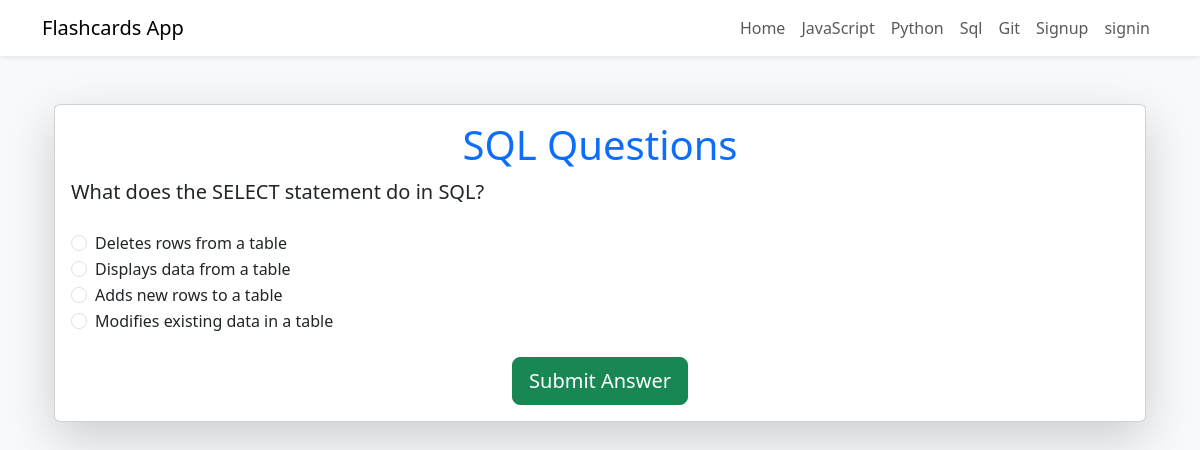
/sql/, run on the app's committed database.
### game/models.py (models this page shows, shortened)
class Project(models.Model):
    CATEGORY_CHOICES = [
        ('Flashcard', 'Flashcard'),
        ('JavaScript', 'JavaScript'),
        ('Python', 'Python'),
        ('SQL', 'SQL'),
        ('Git', 'Git'),
        ('Randon', 'Randon'),
    ]
    user = models.ForeignKey(User, on_delete=models.CASCADE)  # Relación con el modelo User
    question = models.TextField(null=False)
    choice_1 = models.TextField(blank=True, null=True)
    choice_2 = models.TextField(blank=True, null=True)
    choice_3 = models.TextField(blank=True, null=True)
    choice_4 = models.TextField(blank=True, null=True)
    correct_answer = models.TextField()
    category = models.CharField(
        max_length=50,
        choices=CATEGORY_CHOICES,
        default='JavaScript',
        help_text="Select the category for this question."
    )

### game/views.py (the view, shortened to what this page needs)
# urls.py: path('sql/', views.sql_questions, name='sql_questions'),  # 'sql/'
def sql_questions(request):
    sql_projects = Project.objects.filter(category='SQL').order_by('id')
    selected_answer = None
    is_correct = None
    error_message = None  # Variable para el mensaje de error
    current_question_index = int(request.POST.get('current_question_index', 0))
    total_selected_answers = request.session.get('total_selected_sql_answers', 0)
    if current_question_index >= len(sql_projects):
        return render(request, 'result.html', {
            'score': request.session.get('sql_score', 0),
            'incorrect_answers': request.session.get('sql_incorrect_answers', []),
            'total_selected_sql_answers': total_selected_answers  # Pasar el total de respuestas seleccionadas
        })
    current_project = sql_projects[current_question_index]
    return render(request, 'sql_questions.html', {
        'project': current_project,
        'selected_answer': selected_answer,
        'is_correct': is_correct,
        'current_question_index': current_question_index,
        'error_message': error_message,
        'total_selected_sql_answers': total_selected_answers,  # Pasar el total de respuestas seleccionadas
    })

### game/templates/sql_questions.html (shortened to what this page needs)
{% extends "base.html" %}
{% block content %}
<div class="container mt-5">
    <div class="card shadow-lg">
        <div class="card-body">
            <h1 class="text-center text-primary">SQL Questions</h1>
            <p class="fs-5">{{ project.question }}</p>
            <form method="POST" class="mt-4">
                <div class="form-check">
                    <input
                        class="form-check-input"
                        type="radio"
                        name="answer_{{ project.id }}"
                        id="choice1"
                        value="{{ project.choice_1 }}"
                    />
                    <label class="form-check-label" for="choice1">
                        {{ project.choice_1 }}
                    </label>
                </div>
                <div class="form-check">
                    <input
                        class="form-check-input"
                        type="radio"
                        name="answer_{{ project.id }}"
                        id="choice2"
                        value="{{ project.choice_2 }}"
                    />
                    <label class="form-check-label" for="choice2">
                        {{ project.choice_2 }}
                    </label>
                </div>
                <div class="form-check">
                    <input
                        class="form-check-input"
                        type="radio"
                        name="answer_{{ project.id }}"
                        id="choice3"
                        value="{{ project.choice_3 }}"
                    />
                    <label class="form-check-label" for="choice3">
                        {{ project.choice_3 }}
                    </label>
                </div>
                <div class="form-check">
                    <input
                        class="form-check-input"
                        type="radio"
                        name="answer_{{ project.id }}"
                        id="choice4"
                        value="{{ project.choice_4 }}"
                    />
                    <label class="form-check-label" for="choice4">
                        {{ project.choice_4 }}
                    </label>
                </div>
                <div class="text-center mt-4">
                    <button type="submit" class="btn btn-success btn-lg">
                        Submit Answer
                    </button>
                </div>
            </form>
        </div>
    </div>
</div>
{% endblock %}

### data on the page
Project: question "What does the SELECT statement do in SQL?", choice_1 "Deletes rows from a table", choice_2 "Displays data from a table", choice_3 "Adds new rows to a table", choice_4 "Modifies existing data in a table"
